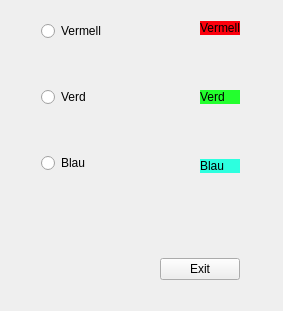
<?xml version="1.0" encoding="UTF-8"?>
<ui version="4.0">
 <class>MainWindow</class>
 <widget class="QMainWindow" name="MainWindow">
  <property name="geometry">
   <rect>
    <x>0</x>
    <y>0</y>
    <width>283</width>
    <height>311</height>
   </rect>
  </property>
  <property name="windowTitle">
   <string>MainWindow</string>
  </property>
  <widget class="QWidget" name="centralWidget">
   <widget class="QWidget" name="">
    <property name="geometry">
     <rect>
      <x>30</x>
      <y>10</y>
      <width>221</width>
      <height>281</height>
     </rect>
    </property>
    <layout class="QVBoxLayout" name="verticalLayout_4">
     <item>
      <layout class="QHBoxLayout" name="horizontalLayout">
       <item>
        <layout class="QVBoxLayout" name="verticalLayout_2">
         <item>
          <widget class="QRadioButton" name="radioButton">
           <property name="text">
            <string>Vermell</string>
           </property>
          </widget>
         </item>
         <item>
          <spacer name="verticalSpacer">
           <property name="orientation">
            <enum>Qt::Vertical</enum>
           </property>
           <property name="sizeHint" stdset="0">
            <size>
             <width>20</width>
             <height>40</height>
            </size>
           </property>
          </spacer>
         </item>
         <item>
          <widget class="QRadioButton" name="radioButton_2">
           <property name="text">
            <string>Verd</string>
           </property>
          </widget>
         </item>
         <item>
          <spacer name="verticalSpacer_2">
           <property name="orientation">
            <enum>Qt::Vertical</enum>
           </property>
           <property name="sizeHint" stdset="0">
            <size>
             <width>20</width>
             <height>40</height>
            </size>
           </property>
          </spacer>
         </item>
         <item>
          <widget class="QRadioButton" name="radioButton_3">
           <property name="text">
            <string>Blau</string>
           </property>
          </widget>
         </item>
        </layout>
       </item>
       <item>
        <spacer name="horizontalSpacer_2">
         <property name="orientation">
          <enum>Qt::Horizontal</enum>
         </property>
         <property name="sizeHint" stdset="0">
          <size>
           <width>40</width>
           <height>20</height>
          </size>
         </property>
        </spacer>
       </item>
       <item>
        <layout class="QVBoxLayout" name="verticalLayout">
         <item>
          <widget class="QLabel" name="label">
           <property name="styleSheet">
            <string notr="true">
background-color: rgb(252, 0, 13);</string>
           </property>
           <property name="text">
            <string>Vermell</string>
           </property>
          </widget>
         </item>
         <item>
          <spacer name="verticalSpacer_4">
           <property name="orientation">
            <enum>Qt::Vertical</enum>
           </property>
           <property name="sizeHint" stdset="0">
            <size>
             <width>20</width>
             <height>40</height>
            </size>
           </property>
          </spacer>
         </item>
         <item>
          <widget class="QLabel" name="label_3">
           <property name="styleSheet">
            <string notr="true">background-color: rgb(35, 255, 46);</string>
           </property>
           <property name="text">
            <string>Verd</string>
           </property>
          </widget>
         </item>
         <item>
          <spacer name="verticalSpacer_3">
           <property name="orientation">
            <enum>Qt::Vertical</enum>
           </property>
           <property name="sizeHint" stdset="0">
            <size>
             <width>20</width>
             <height>40</height>
            </size>
           </property>
          </spacer>
         </item>
         <item>
          <widget class="QLabel" name="label_2">
           <property name="styleSheet">
            <string notr="true">background-color: rgb(45, 255, 223)</string>
           </property>
           <property name="text">
            <string>Blau</string>
           </property>
          </widget>
         </item>
        </layout>
       </item>
      </layout>
     </item>
     <item>
      <layout class="QVBoxLayout" name="verticalLayout_3">
       <item>
        <spacer name="verticalSpacer_5">
         <property name="orientation">
          <enum>Qt::Vertical</enum>
         </property>
         <property name="sizeHint" stdset="0">
          <size>
           <width>20</width>
           <height>40</height>
          </size>
         </property>
        </spacer>
       </item>
       <item>
        <layout class="QHBoxLayout" name="horizontalLayout_2">
         <item>
          <spacer name="horizontalSpacer">
           <property name="orientation">
            <enum>Qt::Horizontal</enum>
           </property>
           <property name="sizeHint" stdset="0">
            <size>
             <width>40</width>
             <height>20</height>
            </size>
           </property>
          </spacer>
         </item>
         <item>
          <widget class="QPushButton" name="pushButton">
           <property name="text">
            <string>Exit</string>
           </property>
          </widget>
         </item>
        </layout>
       </item>
      </layout>
     </item>
    </layout>
   </widget>
  </widget>
 </widget>
 <layoutdefault spacing="6" margin="11"/>
 <resources/>
 <connections>
  <connection>
   <sender>pushButton</sender>
   <signal>clicked()</signal>
   <receiver>MainWindow</receiver>
   <slot>close()</slot>
   <hints>
    <hint type="sourcelabel">
     <x>199</x>
     <y>279</y>
    </hint>
    <hint type="destinationlabel">
     <x>201</x>
     <y>307</y>
    </hint>
   </hints>
  </connection>
  <connection>
   <sender>radioButton</sender>
   <signal>toggled(bool)</signal>
   <receiver>label</receiver>
   <slot>setEnabled(bool)</slot>
   <hints>
    <hint type="sourcelabel">
     <x>95</x>
     <y>27</y>
    </hint>
    <hint type="destinationlabel">
     <x>215</x>
     <y>26</y>
    </hint>
   </hints>
  </connection>
  <connection>
   <sender>radioButton_2</sender>
   <signal>toggled(bool)</signal>
   <receiver>label_3</receiver>
   <slot>setEnabled(bool)</slot>
   <hints>
    <hint type="sourcelabel">
     <x>73</x>
     <y>95</y>
    </hint>
    <hint type="destinationlabel">
     <x>223</x>
     <y>93</y>
    </hint>
   </hints>
  </connection>
  <connection>
   <sender>radioButton_3</sender>
   <signal>toggled(bool)</signal>
   <receiver>label_2</receiver>
   <slot>setEnabled(bool)</slot>
   <hints>
    <hint type="sourcelabel">
     <x>73</x>
     <y>170</y>
    </hint>
    <hint type="destinationlabel">
     <x>213</x>
     <y>171</y>
    </hint>
   </hints>
  </connection>
 </connections>
</ui>
